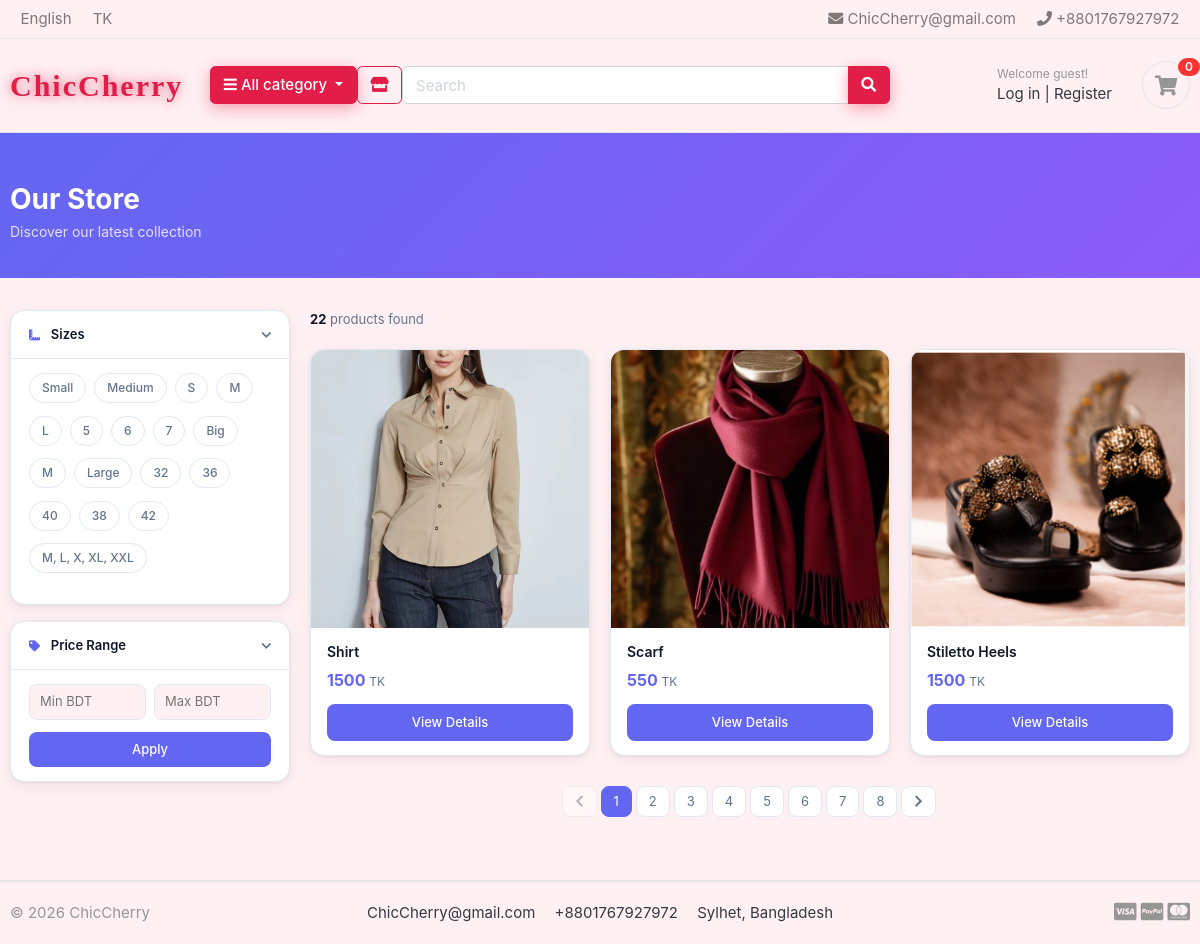
/store/, run on the app's committed database.
### store/models.py (models this page shows, shortened)
class FooterSettings(models.Model):
    logo_text    = models.CharField(max_length=100, default='ChicCherry')
    header_email = models.EmailField(default='ChicCherry@gmail.com')
    header_phone = models.CharField(max_length=30, default='+8801701020304')
    email        = models.EmailField(default='ChicCherry@gmail.com')
    phone        = models.CharField(max_length=30, default='+8801701020304')
    address      = models.CharField(max_length=200, default='Sylhet, Bangladesh')
    copy         = models.CharField(max_length=200, default='© 2025 ChicCherry')
    show_visa    = models.BooleanField(default=True)
    show_paypal  = models.BooleanField(default=True)
    show_master  = models.BooleanField(default=True)
    show_amex    = models.BooleanField(default=False)
    show_stripe  = models.BooleanField(default=False)
    class Meta:
        verbose_name = verbose_name_plural = 'Footer Settings'
    @classmethod
    def get(cls):
        obj, _ = cls.objects.get_or_create(pk=1)
        return obj

class Product(models.Model):
    product_name    = models.CharField(max_length=200, unique=True)
    slug            = models.SlugField(max_length=200, unique=True)
    description     = models.TextField(max_length=500, blank=True)
    price           = models.IntegerField()
    discount_percent = models.PositiveIntegerField(default=0, help_text='Discount percentage (0 = no discount)')
    images          = models.ImageField(upload_to='photos/products')
    stock           = models.IntegerField()
    is_available    = models.BooleanField(default=True)
    category        = models.ForeignKey(Category, on_delete=models.CASCADE)
    created_date    = models.DateTimeField(auto_now_add=True)
    modified_date   = models.DateTimeField(auto_now=True)
    def get_url(self):
        return reverse('product_detail_slug', args=[self.category.slug, self.slug])

### store/views.py (the view)
# urls.py: path("store/", include("store.urls")),
def store(request, category_slug=None):
    categories = None
    products = None
    links = Category.objects.all()
    keyword = request.GET.get('keyword')
    sizes = request.GET.getlist('size')
    min_price = request.GET.get('min_price')
    max_price = request.GET.get('max_price')
    available_sizes = Variation.objects.filter(variation_category__name__iexact='size', is_active=True).values_list('variation_value', flat=True).distinct()
    products = Product.objects.filter(is_available=True).order_by('id')
    if category_slug is not None:
        categories = get_object_or_404(Category, slug=category_slug)
        products = products.filter(category=categories)
    if keyword:
        products = products.filter(Q(product_name__icontains=keyword))
    if sizes:
        products = products.filter(variation__variation_category__name__iexact='size', variation__variation_value__in=sizes, variation__is_active=True).distinct()
    if min_price:
        products = products.filter(price__gte=min_price)
    if max_price:
        products = products.filter(price__lte=max_price)
    paginator = Paginator(products, 3)
    page = request.GET.get('page')
    paged_products = paginator.get_page(page)
    product_count = products.count()
    query_params = request.GET.copy()
    if 'page' in query_params:
        del query_params['page']
    params = urlencode(query_params)
    context = {
        'products': paged_products,
        'product_count': product_count,
        'links': links,
        'keyword': keyword,
        'sizes': sizes,
        'available_sizes': available_sizes,
        'min_price': min_price,
        'max_price': max_price,
        'params': params,
    }
    return render(request, 'store.html', context)

### category/models.py (called while the page is built)
    def get_url(self):
        return reverse('products_by_category', args=[self.slug])

### ecommerce/context_processors.py (called while the page is built)
def footer_settings(request):
    from store.models import FooterSettings, PaymentMethod
    return {
        'footer': FooterSettings.get(),
        'footer_payment_methods': PaymentMethod.objects.filter(is_active=True),
    }

def cart_counter(request):
    cart_count = 0
    if 'admin' in request.path:
        return {}
    else:
        try:
            if request.user.is_authenticated:
                cart_items = CartItem.objects.all().filter(user=request.user, is_active=True)
            else:
                cart = Cart.objects.get(cart_id=_cart_id(request))
                cart_items = CartItem.objects.all().filter(cart=cart, is_active=True)
            for cart_item in cart_items:
                cart_count += cart_item.quantity
        except Cart.DoesNotExist:
            cart_count = 0
    return dict(cart_count=cart_count)

def _cart_id(request):
    cart = request.session.session_key
    if not cart:
        cart = request.session.create()
    return cart

### ecommerce/templates/store.html (shortened to what this page needs)
{% extends 'base.html' %}
{% load static %}
{% block content %}
<div class="store-hero">
  <div class="container">
    <h1>{% if 'search' in request.path %}Search Results{% else %}Our Store{% endif %}</h1>
    <p>{% if keyword %}Showing results for "<strong>{{ keyword }}</strong>"{% else %}Discover our latest collection{% endif %}</p>
  </div>
</div>
<div class="store-body">
  <div class="container">
    <div class="row">
      <aside class="col-lg-3 col-md-4 mb-4">
        <div class="filter-card">
          <div class="filter-card-header" onclick="toggleFilter(this, 'collapse_size')">
            <span><i class="fas fa-ruler-combined mr-2" style="color:var(--primary)"></i> Sizes</span>
            <i class="fas fa-chevron-down"></i>
          </div>
          <div class="filter-card-body" id="collapse_size">
            <form method="get" id="size-filter-form">
              <div class="size-grid">
                {% for size in available_sizes %}
                <label class="size-chip {% if size in sizes %}active{% endif %}">
                  {{ size|capfirst }}
                </label>
                {% empty %}
                <p style="font-size:12px;color:var(--muted)">No sizes available</p>
                {% endfor %}
              </div>
            </form>
          </div>
        </div>
        <div class="filter-card">
          <div class="filter-card-header" onclick="toggleFilter(this, 'collapse_price')">
            <span><i class="fas fa-tag mr-2" style="color:var(--primary)"></i> Price Range</span>
            <i class="fas fa-chevron-down"></i>
          </div>
          <div class="filter-card-body" id="collapse_price">
            <form method="get" id="price-filter-form">
              <div class="price-inputs">
                <input type="number" name="min_price" placeholder="Min BDT" value="{{ min_price }}">
                <input type="number" name="max_price" placeholder="Max BDT" value="{{ max_price }}">
              </div>
              <button type="submit" class="btn-filter">Apply</button>
            </form>
          </div>
        </div>
      </aside>
      <main class="col-lg-9 col-md-8">
        <div class="store-toolbar">
          <p class="result-count mb-0">
            <b>{{ product_count }}</b> product{{ product_count|pluralize }} found{% if keyword %} for "<b>{{ keyword }}</b>"{% endif %}
          </p>
        </div>
        {% if products %}
        <div class="row">
          {% for product in products %}
          <div class="col-lg-4 col-sm-6 mb-4">
            <div class="product-card">
              <div class="product-img-wrap">
                <a href="{{ product.get_url }}">
                  <img src="{{ product.images.url }}" alt="{{ product.product_name }}">
                </a>
              </div>
              <div class="product-body">
                <a href="{{ product.get_url }}" class="product-name">{{ product.product_name }}</a>
                <div class="product-price">{{ product.price }} <span>TK</span></div>
                <a href="{{ product.get_url }}" class="btn-view">View Details</a>
              </div>
            </div>
          </div>
          {% endfor %}
        </div>
        {% if products.has_other_pages %}
        <nav class="mt-2" aria-label="Pagination">
          <ul class="pagination justify-content-center flex-wrap">
            <li class="page-item {% if not products.has_previous %}disabled{% endif %}">
              <a class="page-link" href="{% if products.has_previous %}?{{ params }}&page={{ products.previous_page_number }}{% else %}#{% endif %}">
                <i class="fas fa-chevron-left"></i>
              </a>
            </li>
            {% for i in products.paginator.page_range %}
            <li class="page-item {% if products.number == i %}active{% endif %}">
              <a class="page-link" href="?{{ params }}&page={{ i }}">{{ i }}</a>
            </li>
            {% endfor %}
            <li class="page-item {% if not products.has_next %}disabled{% endif %}">
              <a class="page-link" href="{% if products.has_next %}?{{ params }}&page={{ products.next_page_number }}{% else %}#{% endif %}">
                <i class="fas fa-chevron-right"></i>
              </a>
            </li>
          </ul>
        </nav>
        {% endif %}
        {% endif %}
      </main>
    </div>
  </div>
</div>
{% endblock %}

### ecommerce/templates/base.html (shortened to what this page needs)
{% load static %}
<!DOCTYPE HTML>
<html lang="en">
<head>
<link href="{% static 'css/bootstrap.css' %}" rel="stylesheet" type="text/css"/>
<link href="{% static 'fonts/fontawesome/css/all.min.css' %}" type="text/css" rel="stylesheet">
<link href="{% static 'css/ui.css' %}" rel="stylesheet" type="text/css"/>
<link href="{% static 'css/responsive.css' %}" rel="stylesheet" media="only screen and (max-width: 1200px)" />
<link href="{% static 'css/custom.css' %}" rel="stylesheet" type="text/css"/>
</head>
<body>
   {% if not request.GET.from_admin %}
   {% include 'includes/navbar.html' %}
   {% endif %}
    {% block content %}{% endblock %}
     {% include 'includes/footer.html' %}

### ecommerce/templates/includes/navbar.html (shortened to what this page needs)
{% load static %}
<header class="section-header">
  <nav class="navbar p-md-0 navbar-expand-sm navbar-light border-bottom">
    <div class="container">
      <div class="collapse navbar-collapse" id="navbarTop4">
        <ul class="navbar-nav mr-auto">
          <li class="nav-item"><a href="#" class="nav-link">English</a></li>
          <li class="nav-item"><a href="#" class="nav-link">TK</a></li>
        </ul>
        <ul class="navbar-nav">
          <li><a href="mailto:{{ footer.header_email }}" class="nav-link"><i class="fa fa-envelope"></i> {{ footer.header_email }}</a></li>
          <li><a href="tel:{{ footer.header_phone }}" class="nav-link"><i class="fa fa-phone"></i> {{ footer.header_phone }}</a></li>
        </ul>
      </div>
    </div>
  </nav>
  <section class="header-main border-bottom">
    <div class="container">
      <div class="row align-items-center py-2">
        <div class="col-lg-2 col-md-3 col-6">
          <a href="{% url 'home' %}" style="font-family:'Baloo 2',cursive;color:#e11d48;font-size:30px;font-weight:800;letter-spacing:2px;text-decoration:none;text-shadow:0 0 8px rgba(225,29,72,0.5),0 0 20px rgba(225,29,72,0.3);display:inline-block;">
            {{ footer.logo_text }}
          </a>
        </div>
        <div class="col-lg col-md-6 col-12 d-flex align-items-center gap-2 flex-wrap">
          <div class="category-wrap dropdown d-inline-block">
            <button type="button" class="btn btn-primary dropdown-toggle" data-toggle="dropdown">
              <i class="fa fa-bars"></i> All category
            </button>
          </div>
          <a href="{% url 'store' %}" class="btn btn-outline-primary"><i class="fa fa-store"></i></a>
          <form action="{% url 'store' %}" method="get" class="search flex-grow-1">
            <div class="input-group">
              <input type="text" name="keyword" class="form-control" placeholder="Search" value="{{ request.GET.keyword }}">
              <div class="input-group-append">
                <button class="btn btn-primary" type="submit"><i class="fa fa-search"></i></button>
              </div>
            </div>
          </form>
        </div>
        <div class="col-lg-3 col-sm-6 col-6">
          <div class="d-flex justify-content-end align-items-center">
            <div class="widget-header">
              {% if user.is_authenticated %}
                <small class="title text-muted">Welcome {{ user.first_name }}!</small>
                <div>
                  <a href="{% url 'accounts:dashboard' %}">Dashboard</a>
                  <span class="dark-transp">|</span>
                  <a href="{% url 'accounts:logout' %}">Logout</a>
                </div>
              {% else %}
                <small class="title text-muted">Welcome guest!</small>
                <div>
                  <a href="{% url 'accounts:login' %}">Log in</a>
                  <span class="dark-transp">|</span>
                  <a href="{% url 'accounts:register' %}">Register</a>
                </div>
              {% endif %}
            </div>
            <a href="{% url 'carts:cart' %}" class="widget-header pl-3 ml-3">
              <div class="icon icon-sm rounded-circle border"><i class="fa fa-shopping-cart"></i></div>
              <span id="cart-badge" class="badge badge-pill badge-danger notify">{{ cart_count }}</span>
            </a>
          </div>
        </div>
      </div>
    </div>
  </section>
</header>

### ecommerce/templates/includes/footer.html (shortened to what this page needs)
<footer class="section-footer border-top">
	<div class="container">
		<section class="footer-bottom border-top row">
			<div class="col-md-2">
				<p class="text-muted">{{ footer.copy }}</p>
			</div>
			<div class="col-md-8 text-md-center">
				<span class="px-2">{{ footer.email }}</span>
				<span class="px-2">{{ footer.phone }}</span>
				<span class="px-2">{{ footer.address }}</span>
			</div>
			<div class="col-md-2 text-md-right text-muted">
				{% if footer.show_visa %}<i class="fab fa-lg fa-cc-visa"></i>{% endif %}
				{% if footer.show_paypal %}<i class="fab fa-lg fa-cc-paypal"></i>{% endif %}
				{% if footer.show_master %}<i class="fab fa-lg fa-cc-mastercard"></i>{% endif %}
			</div>
		</section>
	</div>
</footer>

### static/css/ui.css (style rules this page uses)
html { font-family: "Inter", sans-serif; font-size: 15px; }
.icon-xs, .icon-sm, .icon-md, .icon-lg { display: inline-block; text-align: center; flex-shrink: 0; flex-grow: 0; }
.icon-sm { width: 48px; height: 48px; line-height: 48px !important; font-size: 20px; }
p:last-child { margin-bottom: 0; }
.header-main { position: relative; padding-top: 1rem; padding-bottom: 1rem; }
.widget-header { display: inline-block; vertical-align: middle; position: relative; }
.widget-header a { color: #343a40; }
.widget-header i { color: #969696; }
.widget-header .title { display: block; }
.widget-header .notify { position: absolute; top: -3px; right: -10px; }
.footer-bottom { padding-top: 20px; padding-bottom: 20px; }
.notify { position: absolute; top: -4px; right: -10px; display: inline-block; padding: 0.25em 0.6em; font-size: 12px; line-height: 1; text-align: center; border-radius: 3rem; color: #fff; background-color: #fa3434; }

### static/css/custom.css (style rules this page uses)
body { background-color: #fff0f3 !important; overflow-x: hidden; }
a.btn-primary, button.btn-primary, input[type="submit"].btn-primary { background-color: #e11d48 !important; border-color: #e11d48 !important; color: #fff !important; box-shadow: 0 4px 15px rgba(225,29,72,0.4) !important; }
.btn-outline-primary { color: #e11d48 !important; border-color: #e11d48 !important; background-color: transparent !important; }

### data on the page
FooterSettings: header_email "ChicCherry@gmail.com", header_phone "+8801767927972", logo_text "ChicCherry", copy "© 2026 ChicCherry", email "ChicCherry@gmail.com", phone "+8801767927972", address "Sylhet, Bangladesh"
Product: images (picture), product_name "Shirt", price "1500"
Product: images (picture), product_name "Scarf", price "550"
Product: images (picture), product_name "Stiletto Heels", price "1500"

### other printed values
{{ cart_count }} "0"
{{ size|capfirst }} "Small" "Medium" "S" "M" "L" "5" "6" "7" "Big" "M" "Large" "32" "36" "40" "38" "42" "M, L, X, XL, XXL"
{{ product_count }} "22"
{{ i }} "1" "2" "3" "4" "5" "6" "7" "8"
